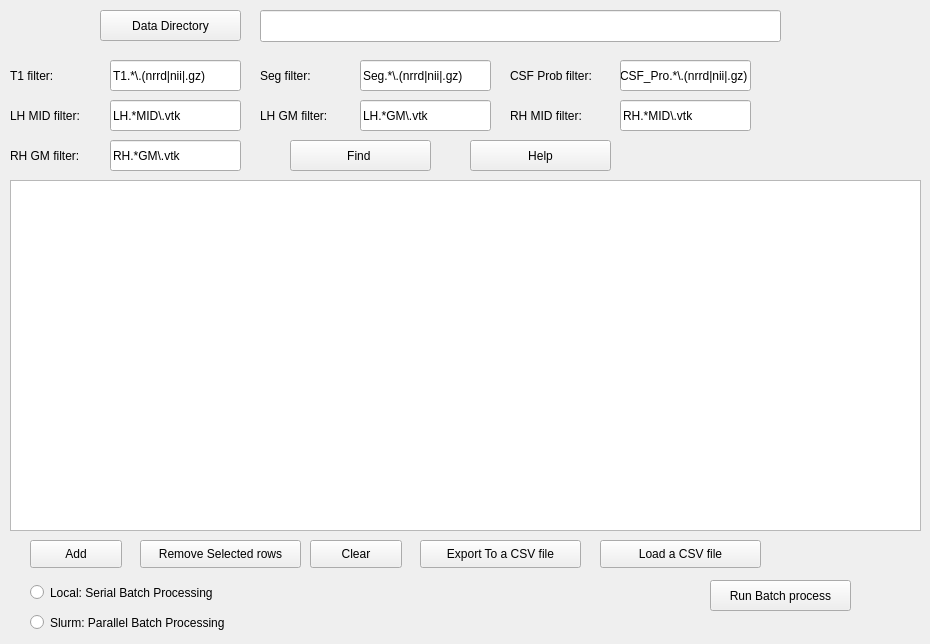
    <widget class="QWidget" name="tab_batch">
     <attribute name="title">
      <string>Batch Processing</string>
     </attribute>
     <widget class="QPushButton" name="Data_Directory">
      <property name="geometry">
       <rect>
        <x>100</x>
        <y>10</y>
        <width>141</width>
        <height>31</height>
       </rect>
      </property>
      <property name="text">
       <string>Data Directory</string>
      </property>
     </widget>
     <widget class="QLineEdit" name="lineEdit_Data_Directory">
      <property name="geometry">
       <rect>
        <x>260</x>
        <y>10</y>
        <width>521</width>
        <height>32</height>
       </rect>
      </property>
     </widget>
     <widget class="QLabel" name="T1_filter">
      <property name="geometry">
       <rect>
        <x>10</x>
        <y>60</y>
        <width>61</width>
        <height>31</height>
       </rect>
      </property>
      <property name="text">
       <string>T1 filter:</string>
      </property>
     </widget>
     <widget class="QLineEdit" name="lineEdit_T1_filter">
      <property name="geometry">
       <rect>
        <x>110</x>
        <y>60</y>
        <width>131</width>
        <height>31</height>
       </rect>
      </property>
      <property name="text">
       <string>T1.*\.(nrrd|nii|.gz)</string>
      </property>
     </widget>
     <widget class="QPushButton" name="Run_Batch_Process">
      <property name="geometry">
       <rect>
        <x>710</x>
        <y>580</y>
        <width>141</width>
        <height>31</height>
       </rect>
      </property>
      <property name="text">
       <string>Run Batch process</string>
      </property>
     </widget>
     <widget class="QLabel" name="Seg_filter">
      <property name="geometry">
       <rect>
        <x>260</x>
        <y>60</y>
        <width>71</width>
        <height>31</height>
       </rect>
      </property>
      <property name="text">
       <string>Seg filter:</string>
      </property>
     </widget>
     <widget class="QLineEdit" name="lineEdit_Seg_filter">
      <property name="geometry">
       <rect>
        <x>360</x>
        <y>60</y>
        <width>131</width>
        <height>31</height>
       </rect>
      </property>
      <property name="text">
       <string>Seg.*\.(nrrd|nii|.gz)</string>
      </property>
     </widget>
     <widget class="QLabel" name="CSF_Prob_filter">
      <property name="geometry">
       <rect>
        <x>510</x>
        <y>60</y>
        <width>111</width>
        <height>31</height>
       </rect>
      </property>
      <property name="text">
       <string>CSF Prob filter:</string>
      </property>
     </widget>
     <widget class="QLineEdit" name="lineEdit_CSF_Prob_filter">
      <property name="geometry">
       <rect>
        <x>620</x>
        <y>60</y>
        <width>131</width>
        <height>31</height>
       </rect>
      </property>
      <property name="text">
       <string>CSF_Pro.*\.(nrrd|nii|.gz)</string>
      </property>
     </widget>
     <widget class="QLabel" name="LH_MID_filter">
      <property name="geometry">
       <rect>
        <x>10</x>
        <y>100</y>
        <width>101</width>
        <height>31</height>
       </rect>
      </property>
      <property name="text">
       <string>LH MID filter:</string>
      </property>
     </widget>
     <widget class="QLineEdit" name="lineEdit_LH_MID_filter">
      <property name="geometry">
       <rect>
        <x>110</x>
        <y>100</y>
        <width>131</width>
        <height>31</height>
       </rect>
      </property>
      <property name="text">
       <string>LH.*MID\.vtk</string>
      </property>
     </widget>
     <widget class="QLabel" name="LH_GM_filter">
      <property name="geometry">
       <rect>
        <x>260</x>
        <y>100</y>
        <width>101</width>
        <height>31</height>
       </rect>
      </property>
      <property name="text">
       <string>LH GM filter:</string>
      </property>
     </widget>
     <widget class="QLineEdit" name="lineEdit_LH_GM_filter">
      <property name="geometry">
       <rect>
        <x>360</x>
        <y>100</y>
        <width>131</width>
        <height>31</height>
       </rect>
      </property>
      <property name="text">
       <string>LH.*GM\.vtk</string>
      </property>
     </widget>
     <widget class="QLabel" name="RH_MID_filter">
      <property name="geometry">
       <rect>
        <x>510</x>
        <y>100</y>
        <width>101</width>
        <height>31</height>
       </rect>
      </property>
      <property name="text">
       <string>RH MID filter:</string>
      </property>
     </widget>
     <widget class="QLineEdit" name="lineEdit_RH_MID_filter">
      <property name="geometry">
       <rect>
        <x>620</x>
        <y>100</y>
        <width>131</width>
        <height>31</height>
       </rect>
      </property>
      <property name="text">
       <string>RH.*MID\.vtk</string>
      </property>
     </widget>
     <widget class="QLabel" name="RH_GM_filter">
      <property name="geometry">
       <rect>
        <x>10</x>
        <y>140</y>
        <width>101</width>
        <height>31</height>
       </rect>
      </property>
      <property name="text">
       <string>RH GM filter:</string>
      </property>
     </widget>
     <widget class="QLineEdit" name="lineEdit_RH_GM_filter">
      <property name="geometry">
       <rect>
        <x>110</x>
        <y>140</y>
        <width>131</width>
        <height>31</height>
       </rect>
      </property>
      <property name="text">
       <string>RH.*GM\.vtk</string>
      </property>
     </widget>
     <widget class="QPushButton" name="Find">
      <property name="geometry">
       <rect>
        <x>290</x>
        <y>140</y>
        <width>141</width>
        <height>31</height>
       </rect>
      </property>
      <property name="text">
       <string>Find </string>
      </property>
     </widget>
     <widget class="QTableView" name="tableView">
      <property name="geometry">
       <rect>
        <x>10</x>
        <y>180</y>
        <width>911</width>
        <height>351</height>
       </rect>
      </property>
     </widget>
     <widget class="QPushButton" name="Remove">
      <property name="geometry">
       <rect>
        <x>140</x>
        <y>540</y>
        <width>161</width>
        <height>28</height>
       </rect>
      </property>
      <property name="text">
       <string>Remove Selected rows</string>
      </property>
     </widget>
     <widget class="QPushButton" name="Add">
      <property name="geometry">
       <rect>
        <x>30</x>
        <y>540</y>
        <width>92</width>
        <height>28</height>
       </rect>
      </property>
      <property name="text">
       <string>Add</string>
      </property>
     </widget>
     <widget class="QPushButton" name="Clear">
      <property name="geometry">
       <rect>
        <x>310</x>
        <y>540</y>
        <width>92</width>
        <height>28</height>
       </rect>
      </property>
      <property name="text">
       <string>Clear</string>
      </property>
     </widget>
     <widget class="QRadioButton" name="batchLocal">
      <property name="geometry">
       <rect>
        <x>30</x>
        <y>580</y>
        <width>241</width>
        <height>25</height>
       </rect>
      </property>
      <property name="text">
       <string>Local: Serial Batch Processing</string>
      </property>
     </widget>
     <widget class="QRadioButton" name="batchSlurm">
      <property name="geometry">
       <rect>
        <x>30</x>
        <y>610</y>
        <width>241</width>
        <height>25</height>
       </rect>
      </property>
      <property name="text">
       <string>Slurm: Parallel Batch Processing</string>
      </property>
     </widget>
     <widget class="QPushButton" name="Help">
      <property name="geometry">
       <rect>
        <x>470</x>
        <y>140</y>
        <width>141</width>
        <height>31</height>
       </rect>
      </property>
      <property name="text">
       <string>Help</string>
      </property>
     </widget>
     <widget class="QPushButton" name="Export">
      <property name="geometry">
       <rect>
        <x>420</x>
        <y>540</y>
        <width>161</width>
        <height>28</height>
       </rect>
      </property>
      <property name="text">
       <string>Export To a CSV file</string>
      </property>
     </widget>
     <widget class="QPushButton" name="Load">
      <property name="geometry">
       <rect>
        <x>600</x>
        <y>540</y>
        <width>161</width>
        <height>28</height>
       </rect>
      </property>
      <property name="text">
       <string>Load a CSV file</string>
      </property>
     </widget>
    </widget>
